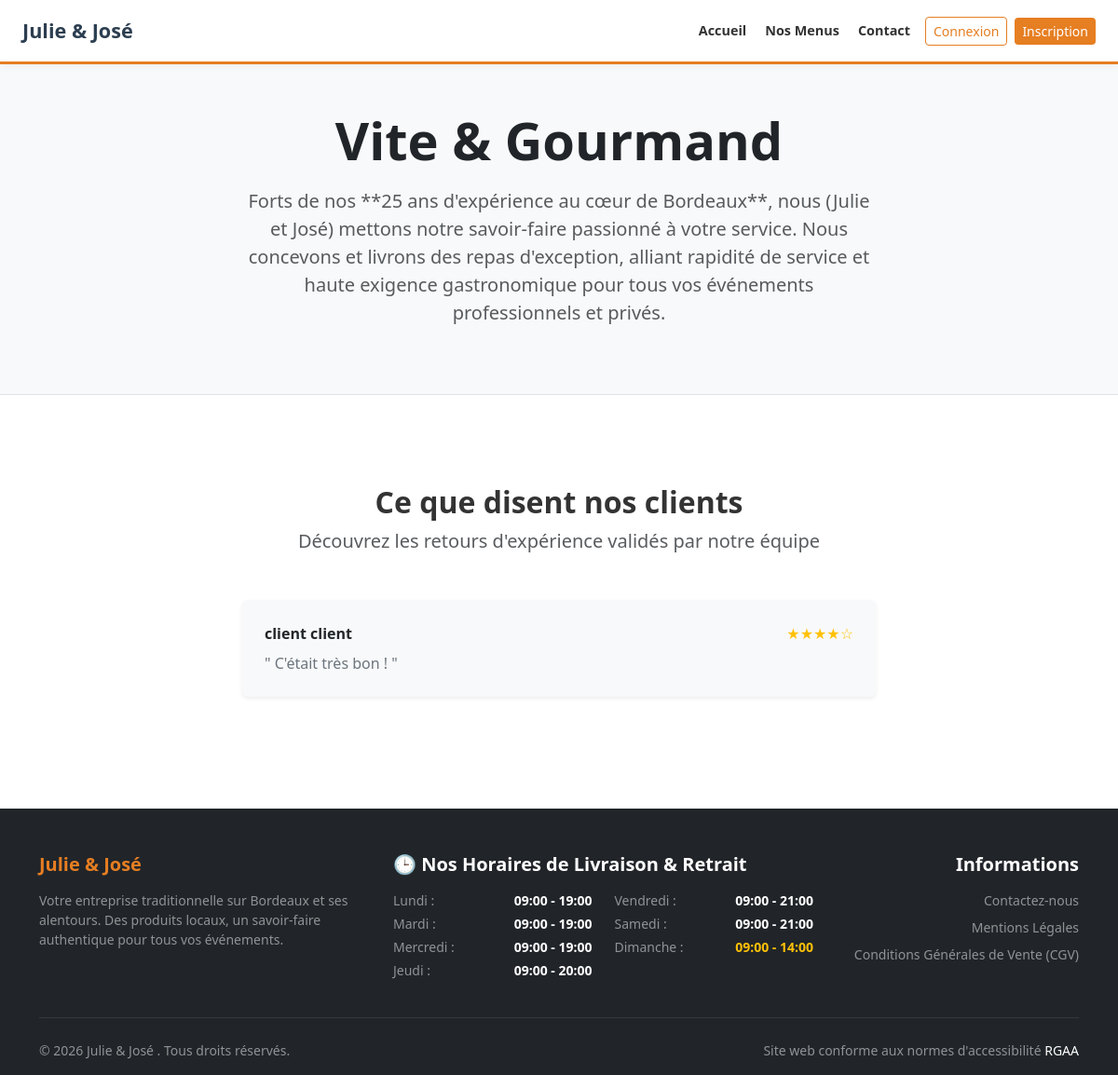
The page / on the database its author committed.
### tables this page shows
CREATE TABLE `avis` (
  `avis_id` int(11) NOT NULL,
  `note` int(11) NOT NULL,
  `description` varchar(50) DEFAULT NULL,
  `statut` varchar(50) DEFAULT NULL,
  `utilisateur_id` int(11) NOT NULL
);

CREATE TABLE `utilisateur` (
  `utilisateur_id` int(11) NOT NULL,
  `email` varchar(50) NOT NULL,
  `password` varchar(255) NOT NULL,
  `prenom` varchar(50) NOT NULL,
  `nom` varchar(50) NOT NULL,
  `telephone` varchar(50) DEFAULT NULL,
  `ville` varchar(50) DEFAULT NULL,
  `pays` varchar(50) DEFAULT NULL,
  `adresse_postale` varchar(50) DEFAULT NULL,
  `role_id` int(11) NOT NULL
);

### public/index.php (the view, shortened to what this page needs)
<?php
require_once __DIR__ . '/../includes/header.php';
require_once __DIR__ . '/../includes/db_connect.php';
$stmt = $pdo->query("SELECT a.description, a.note, u.prenom, u.nom
                     FROM avis a
                     JOIN utilisateur u ON a.utilisateur_id = u.utilisateur_id
                     WHERE a.statut = 'valide'
                     ORDER BY a.avis_id DESC");
$reviews = $stmt->fetchAll();
?>
<header class="bg-light py-5 border-bottom">
    <div class="container px-5">
        <div class="row gx-5 justify-content-center">
            <div class="col-lg-8 text-center">
                <h1 class="display-4 fw-bolder text-dark mb-3">Vite & Gourmand</h1>
                <p class="lead text-muted mb-4">
                    Forts de nos **25 ans d'expérience au cœur de Bordeaux**, nous (Julie et José) mettons notre savoir-faire passionné à votre service. Nous concevons et livrons des repas d'exception, alliant rapidité de service et haute exigence gastronomique pour tous vos événements professionnels et privés.
                </p>
            </div>
        </div>
    </div>
</header>
<section class="py-5 bg-white">
    <div class="container px-5 my-5">
        <div class="text-center mb-5">
            <h2 class="fw-bolder">Ce que disent nos clients</h2>
            <p class="lead text-muted mb-0">Découvrez les retours d'expérience validés par notre équipe</p>
        </div>
        <div class="row gx-5 justify-content-center">
            <div class="col-lg-8">
                <?php if (empty($reviews)): ?>
                    <p class="text-center text-muted italic">Aucun avis client n'est publié pour le moment.</p>
                <?php else: ?>
                    <?php foreach ($reviews as $review): ?>
                        <div class="card mb-4 shadow-sm border-0 bg-light">
                            <div class="card-body p-4">
                                <div class="d-flex justify-content-between align-items-center mb-2">
                                    <div class="fw-bold"><?= htmlspecialchars($review['prenom'] . ' ' . $review['nom']) ?></div>
                                    <div class="text-warning">
                                        <?= str_repeat('★', $review['note']) ?><?= str_repeat('☆', 5 - $review['note']) ?>
                                    </div>
                                </div>
                                <p class="card-text text-secondary">" <?= htmlspecialchars($review['description']) ?> "</p>
                            </div>
                        </div>
                    <?php endforeach; ?>
                <?php endif; ?>
            </div>
        </div>
    </div>
</section>
<?php require_once __DIR__ . '/../includes/footer.php'; ?>

### assets/style.css (style rules this page uses)
:root { --main-orange: #FF7F50; --dark-orange: #E66A3D; --light-bg: #FFFFFF; }
body { background-color: var(--light-bg); color: #333; font-family: 'Segoe UI', sans-serif; }

### includes/header.php (style rules this page uses)
:root { --primary-orange: #E67E22; --dark-orange: #D35400; --light-bg: #F8F9FA; }
body { background-color: var(--light-bg); color: #333333; display: flex; flex-direction: column; min-height: 100vh; }

### rows shown on the page
avis: utilisateur.nom "client client", note "★★★★", note "☆", description "C'était très bon !"
